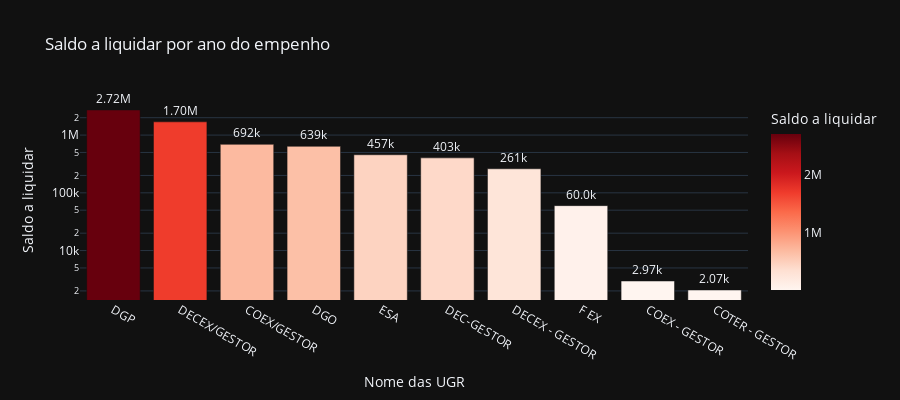

Source (notebook cell):
### Code cell
# Saldo a liquidar por tipo de NE
cols = ['NOME_UGR', 'A_LIQUIDAR']

df_aux = df.loc[:, cols].groupby('NOME_UGR').sum().sort_values(by= 'A_LIQUIDAR', ascending=False).reset_index()
df_aux = df_aux[df_aux['A_LIQUIDAR'] > 0]
fig = px.bar(df_aux, 
             x='NOME_UGR', 
             y='A_LIQUIDAR',
             title='Saldo a liquidar por ano do empenho',
             labels={'NOME_UGR':'Nome das UGR', 'A_LIQUIDAR':'Saldo a liquidar'},
             text_auto='.3s',
             height=400,
             log_y=True,
             color='A_LIQUIDAR',
             color_continuous_scale = 'reds',
             template='plotly_dark')
fig.update_traces(textposition = 'outside', cliponaxis = False, hovertemplate=None)
fig.update_layout(hovermode="x unified")

fig.show()

### Figure 1 — Plotly figure (JSON) as saved in the notebook; plotly's stock layout.template omitted (floating-point values rounded to 4 significant figures)
{"data": [{"alignmentgroup": "True", "cliponaxis": false, "legendgroup": "", "marker": {"color": [2719000.0, 1696000.0, 691600.0, 638800.0, 456600.0, 403200.0, 261000.0, 60000.0, 2972, 2075.0], "coloraxis": "coloraxis", "pattern": {"shape": ""}}, "name": "", "offsetgroup": "", "orientation": "v", "showlegend": false, "textposition": "outside", "texttemplate": "%{y:.3s}", "type": "bar", "x": ["DGP", "DECEX/GESTOR", "COEX/GESTOR", "DGO", "ESA", "DEC-GESTOR", "DECEX - GESTOR", "F EX", "COEX - GESTOR", "COTER - GESTOR"], "xaxis": "x", "y": [2719000.0, 1696000.0, 691600.0, 638800.0, 456600.0, 403200.0, 261000.0, 60000.0, 2972, 2075.0], "yaxis": "y"}], "layout": {"barmode": "relative", "coloraxis": {"colorbar": {"title": {"text": "Saldo a liquidar"}}, "colorscale": [[0, "rgb(255,245,240)"], [0.125, "rgb(254,224,210)"], [0.25, "rgb(252,187,161)"], [0.375, "rgb(252,146,114)"], [0.5, "rgb(251,106,74)"], [0.625, "rgb(239,59,44)"], [0.75, "rgb(203,24,29)"], [0.875, "rgb(165,15,21)"], [1, "rgb(103,0,13)"]]}, "height": 400, "hovermode": "x unified", "legend": {"tracegroupgap": 0}, "title": {"text": "Saldo a liquidar por ano do empenho"}, "xaxis": {"anchor": "y", "domain": [0, 1], "title": {"text": "Nome das UGR"}}, "yaxis": {"anchor": "x", "domain": [0, 1], "title": {"text": "Saldo a liquidar"}, "type": "log"}}}
